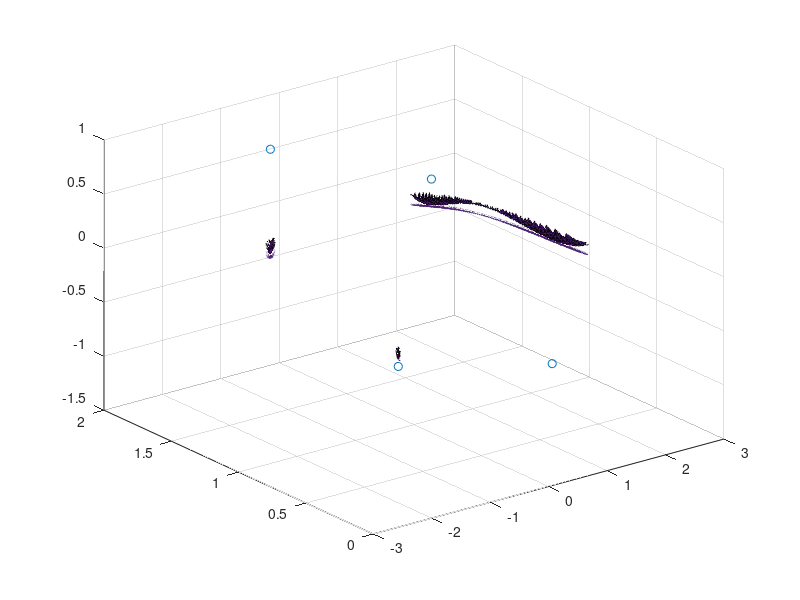

The MATLAB source for this figure:
% xInit räknades ut med hjälp av ekvationen x = (z^3 - 2^y)/3. Dessa beräkningar togs bort för att öka läsbarheten.
xInit = [0.2767, -1.1379, 0.9608, -0.0610];
yInit = [1.5150, 2.0100, -1.3500, -2.4500];
zInit = [1.5450, 0.8500, 1.4850, 0.0500];

tolerance = 1e-6;
A = [];
for i=1:4
	x = xInit(i);
	y = yInit(i); 
	z = zInit(i);
	t = ones(3);
	while (norm(t) > tolerance)
		J = [cos(x) 2*y 1/z;
		3 2^y*log(2), -(3*z^2);
		2*x 2*y 3*z^2];
		F = [sin(x) + y^2 + log(z) - 3;
		3*x + 2^y - z^3;
		x^2 + y^2 + z^3 - 6];
		t = J\F;
		x = x - t(1);
		y = y - t(2);
		z = z - t(3);
	end
	A = [A; x, y, z];
end
disp(A);
% Plotta bilden som användes för att fixa startvärden tillsammans med de nya rötterna.
yRange = sqrt(6);
zRange = 6^(1/3);
step = 0.01;

[y, z] = meshgrid(-yRange:step:yRange, 0:step:zRange);

fi = ((sin((z.^3 - 2.^y)/3) + y.^2 + log(z) - 3).^2 + (((z.^3 - 2.^y)/3).^2 + y.^2 + z.^3 - 6).^2);
index = (fi>0.1); fi(index) = Inf;

surfc(y, z, fi);
hold on;
% Plottar i ordningen (y, z, x) för att matcha surfc:en ovan.
scatter3(A(:,2), A(:,3), A(:,1));
hold off;

